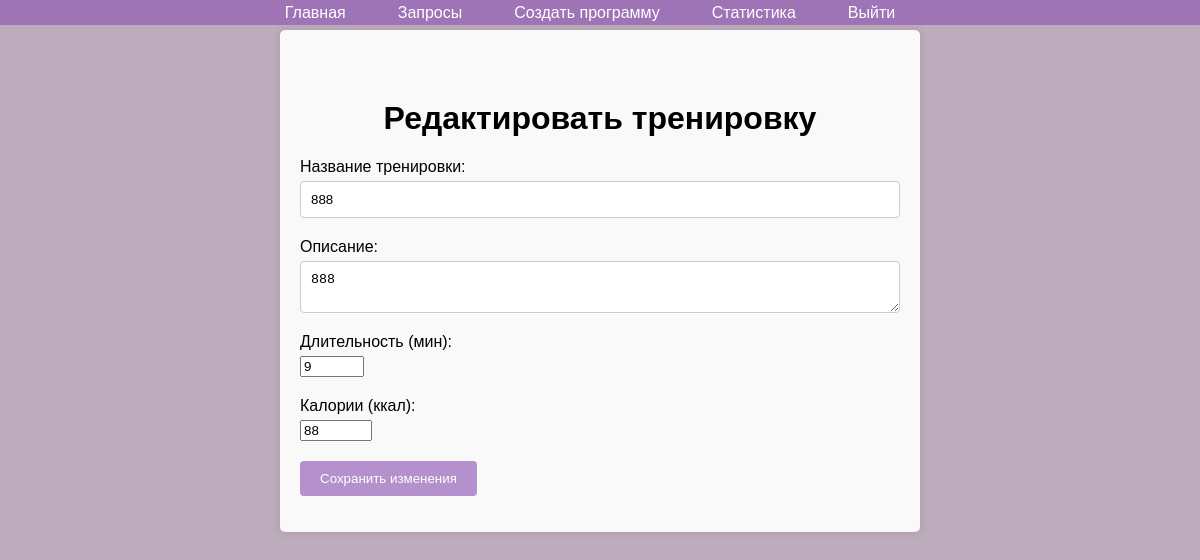
Before: /edit_training.php?id=19 (signed in) with the older database file.
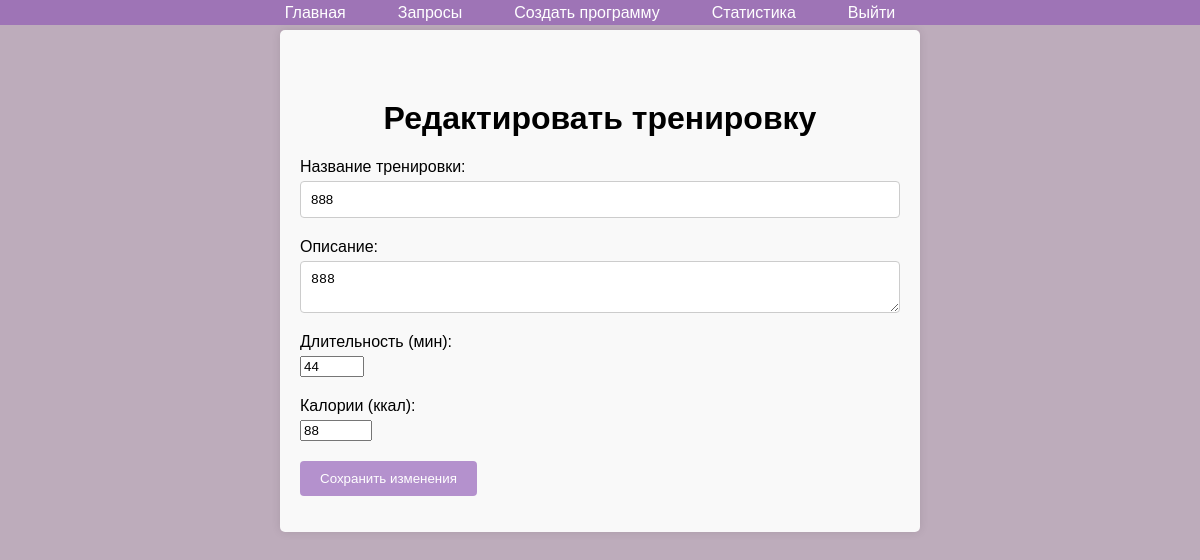
After: the same page with the newer database file.
### tables this page shows
CREATE TABLE `training_programs` (
  `id` int(11) NOT NULL AUTO_INCREMENT,
  `name` varchar(255) DEFAULT NULL,
  `description` text DEFAULT NULL,
  `duration` int(11) DEFAULT NULL,
  `calories_burned` int(11) DEFAULT NULL,
  `training_name` varchar(255) DEFAULT NULL,
  `training_type_id` int(11) DEFAULT NULL,
  `created_by` int(11) DEFAULT NULL,
  `created_at` timestamp NOT NULL DEFAULT current_timestamp(),
  `status` enum('pending','approved','rejected') DEFAULT 'pending',
  PRIMARY KEY (`id`),
  KEY `training_type_id` (`training_type_id`),
  KEY `created_by` (`created_by`),
  CONSTRAINT `training_programs_ibfk_1` FOREIGN KEY (`training_type_id`) REFERENCES `training_types` (`id`) ON DELETE SET NULL,
  CONSTRAINT `training_programs_ibfk_2` FOREIGN KEY (`created_by`) REFERENCES `users` (`id`) ON DELETE CASCADE
);

### edit_training.php (the view, shortened to what this page needs)
<?php
include 'navbar.php';
$user_id = $_SESSION['user_id'];
$training_id = $_GET['id'];
$stmt = $conn->prepare("SELECT * FROM training_programs WHERE id = ? AND created_by = ?");
$stmt->bind_param("ii", $training_id, $user_id);
$stmt->execute();
$training = $stmt->get_result()->fetch_assoc();
?>
<!DOCTYPE html>
<html lang="ru">
<head>
</head>
<body>
<div class="container">
    <h1>Редактировать тренировку</h1>
    <form method="POST" action="">
        <div class="form-group">
            <label for="name">Название тренировки:</label>
            <input type="text" id="name" name="name" value="<?php echo htmlspecialchars($training['name']); ?>" required>
        </div>
        <div class="form-group">
            <label for="description">Описание:</label>
            <textarea id="description" name="description" required><?php echo htmlspecialchars($training['description']); ?></textarea>
        </div>
        <div class="form-group">
            <label for="duration">Длительность (мин):</label>
            <input type="number" id="duration" min="5" max="120" name="duration" value="<?php echo htmlspecialchars($training['duration']); ?>" required>
        </div>
        <div class="form-group">
            <label for="calories_burned">Калории (ккал):</label>
            <input type="number" id="calories_burned" min ="10" max="1000" name="calories_burned" value="<?php echo htmlspecialchars($training['calories_burned']); ?>" required>
        </div>
        <button type="submit" name="update_training" class="btn-submit">Сохранить изменения</button>
    </form>
</div>
</body>
</html>

Changed rows visible on the page:
changed training_programs: duration "9" → "44"
